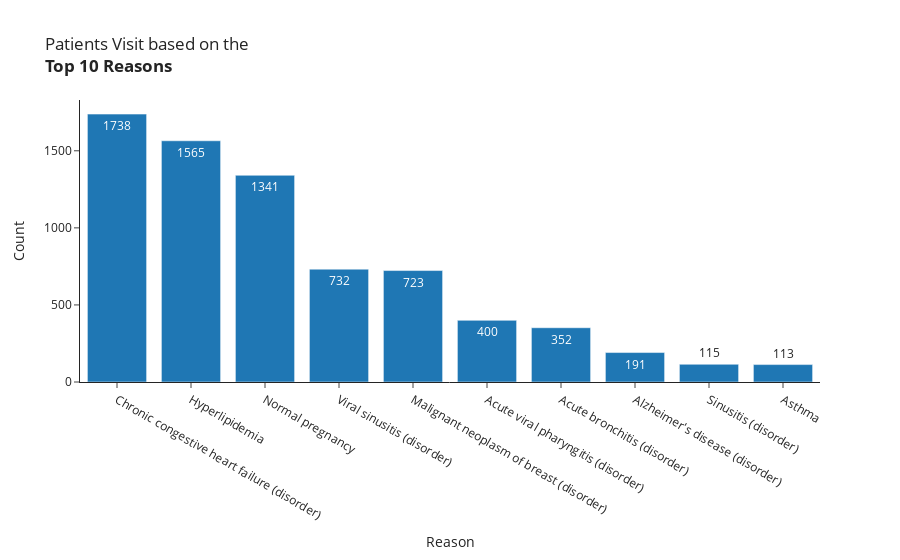

The cell this chart's notebook holds for it:
### Code cell
fig6 = px.bar(enc['reasondescription'].value_counts().reset_index().nlargest(n=10,columns='reasondescription').rename(columns={'index':'Reason','reasondescription':'Count'}),
       x='Reason',
       y='Count',
       template='simple_white',
       text_auto=True,
       title='Patients Visit based on the<br><b>Top 10 Reasons')
fig6.show()

### Figure 1 — Plotly figure (JSON) as saved in the notebook; plotly's stock layout.template omitted (floating-point values rounded to 4 significant figures)
{"data": [{"alignmentgroup": "True", "hovertemplate": "Reason=%{x}<br>Count=%{y}<extra></extra>", "legendgroup": "", "marker": {"color": "#1F77B4", "pattern": {"shape": ""}}, "name": "", "offsetgroup": "", "orientation": "v", "showlegend": false, "textposition": "auto", "texttemplate": "%{y}", "type": "bar", "x": ["Chronic congestive heart failure (disorder)", "Hyperlipidemia", "Normal pregnancy", "Viral sinusitis (disorder)", "Malignant neoplasm of breast (disorder)", "Acute viral pharyngitis (disorder)", "Acute bronchitis (disorder)", "Alzheimer's disease (disorder)", "Sinusitis (disorder)", "Asthma"], "xaxis": "x", "y": [1738, 1565, 1341, 732, 723, 400, 352, 191, 115, 113], "yaxis": "y"}], "layout": {"barmode": "relative", "legend": {"tracegroupgap": 0}, "title": {"text": "Patients Visit based on the<br><b>Top 10 Reasons"}, "xaxis": {"anchor": "y", "domain": [0, 1], "title": {"text": "Reason"}}, "yaxis": {"anchor": "x", "domain": [0, 1], "title": {"text": "Count"}}}}
